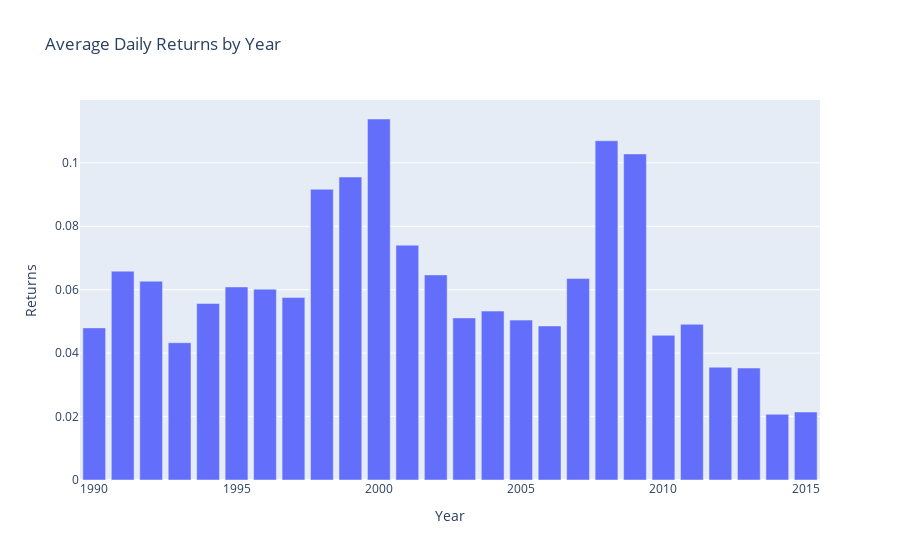

Write notebook code for a chart like this one.
### Code cell
#import plotly express
import plotly.express as px
# Grouping by year and calculating the mean daily return for each year
year_returns = total_returns.groupby(total_returns.index.year).mean()

# Converting the series to DataFrame and resetting the index for plotting
year_returns = year_returns.to_frame().reset_index()

# Renaming the columns
year_returns.columns = ['Year', 'Returns']

# Converting the returns to percentage and rounding off
year_returns['Returns'] = (year_returns['Returns'] )

# Plotting the average daily returns per year
fig = px.bar(year_returns, x='Year', y='Returns', title='Average Daily Returns by Year')

# Showing the plot
fig.show()

### Figure 1 — Plotly figure (JSON) as saved in the notebook; plotly's stock layout.template omitted (floating-point values rounded to 4 significant figures)
{"data": [{"alignmentgroup": "True", "hovertemplate": "Year=%{x}<br>Returns=%{y}<extra></extra>", "legendgroup": "", "marker": {"color": "#636efa", "pattern": {"shape": ""}}, "name": "", "offsetgroup": "", "orientation": "v", "showlegend": false, "textposition": "auto", "type": "bar", "x": [1990, 1991, 1992, 1993, 1994, 1995, 1996, 1997, 1998, 1999, 2000, 2001, 2002, 2003, 2004, 2005, 2006, 2007, 2008, 2009, 2010, 2011, 2012, 2013, 2014, 2015], "xaxis": "x", "y": [0.04796, 0.06585, 0.06267, 0.04328, 0.05564, 0.06087, 0.06017, 0.05752, 0.09168, 0.09552, 0.1138, 0.07404, 0.06467, 0.05111, 0.05325, 0.05041, 0.04856, 0.0635, 0.107, 0.1028, 0.04561, 0.0491, 0.03556, 0.0353, 0.02072, 0.02144], "yaxis": "y"}], "layout": {"barmode": "relative", "legend": {"tracegroupgap": 0}, "title": {"text": "Average Daily Returns by Year"}, "xaxis": {"anchor": "y", "domain": [0, 1], "title": {"text": "Year"}}, "yaxis": {"anchor": "x", "domain": [0, 1], "title": {"text": "Returns"}}}}
